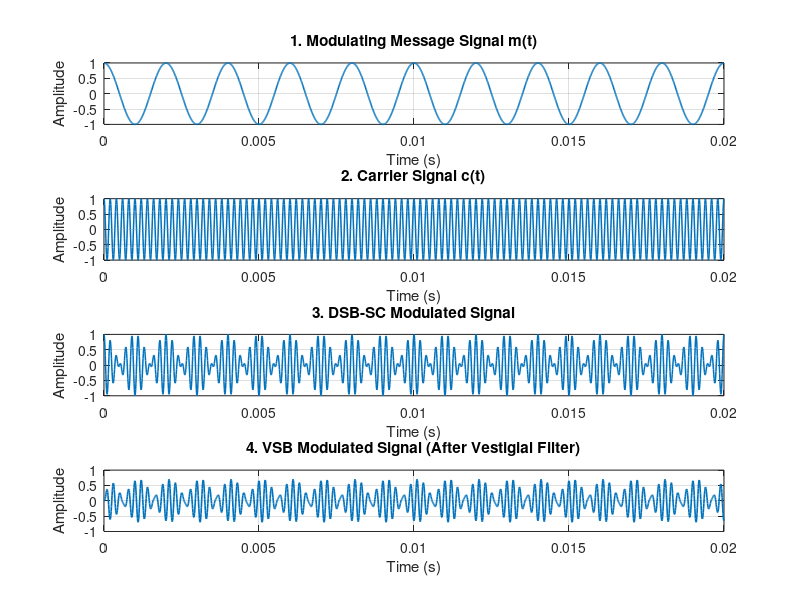

MATLAB code for this plot:
%% EXP 3 - Objective 1: VSB Signal Generation & Filtering
clc;
clear;
close all;

% Simulation Parameters
fs = 100000;          % Sampling frequency (Hz)
t = 0:1/fs:0.02;      % Time vector (20 ms duration)
fm = 500;             % Modulating message frequency (Hz)
fc = 5000;            % Carrier frequency (Hz)

% Signal Generation
m = cos(2 * pi * fm * t);             % Low-frequency message signal
c = cos(2 * pi * fc * t);             % High-frequency carrier signal

% Step 1: DSB-SC Modulation (Multiplication)
dsb = m .* c;

% Step 2: VSB Filter Design & Filtering
% 4th-order Butterworth filter centered around the carrier frequency
[b, a] = butter(4, fc / (fs / 2));
vsb = filter(b, a, dsb);

% Plotting Time-Domain Waveforms
figure('Name', 'Objective 1: VSB Modulation Process', 'NumberTitle', 'off');

subplot(4,1,1);
plot(t, m, 'LineWidth', 1.2);
title('1. Modulating Message Signal m(t)');
xlabel('Time (s)'); ylabel('Amplitude');
grid on;

subplot(4,1,2);
plot(t, c, 'LineWidth', 1.1);
title('2. Carrier Signal c(t)');
xlabel('Time (s)'); ylabel('Amplitude');
grid on;

subplot(4,1,3);
plot(t, dsb, 'LineWidth', 1.1);
title('3. DSB-SC Modulated Signal');
xlabel('Time (s)'); ylabel('Amplitude');
grid on;

subplot(4,1,4);
plot(t, vsb, 'LineWidth', 1.2);
title('4. VSB Modulated Signal (After Vestigial Filter)');
xlabel('Time (s)'); ylabel('Amplitude');
grid on;
